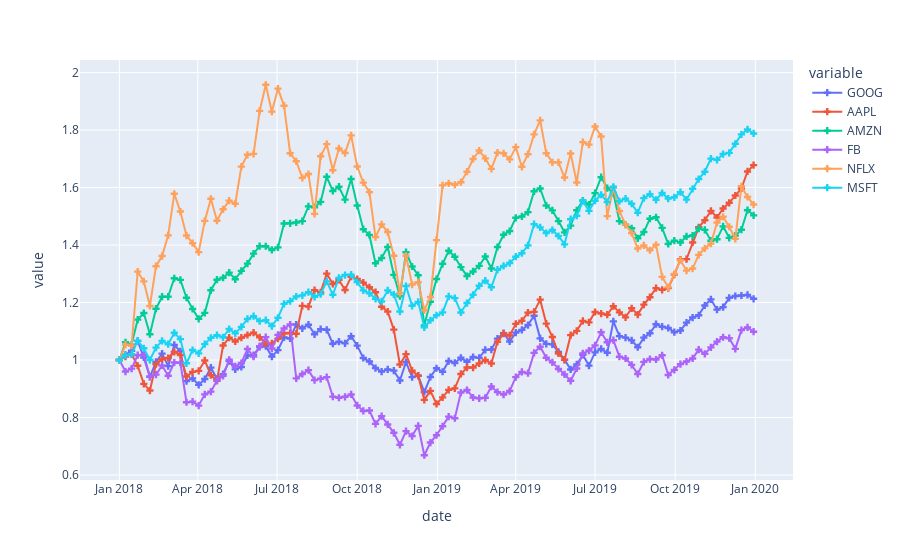

Here is the notebook cell this chart was saved with:
### Markdown cell above
### The stocks dataset

*Hints*:
- Turn stocks dataframe into a structure that can be picked up easily with plotly express

### Code cell
# YOUR CODE HERE
px.line(
    data_frame=stocks, 
    x='date', 
    y=['GOOG', 'AAPL', 'AMZN', 'FB', "NFLX", "MSFT"],
    markers=True,
    symbol_sequence=('cross',)
)
